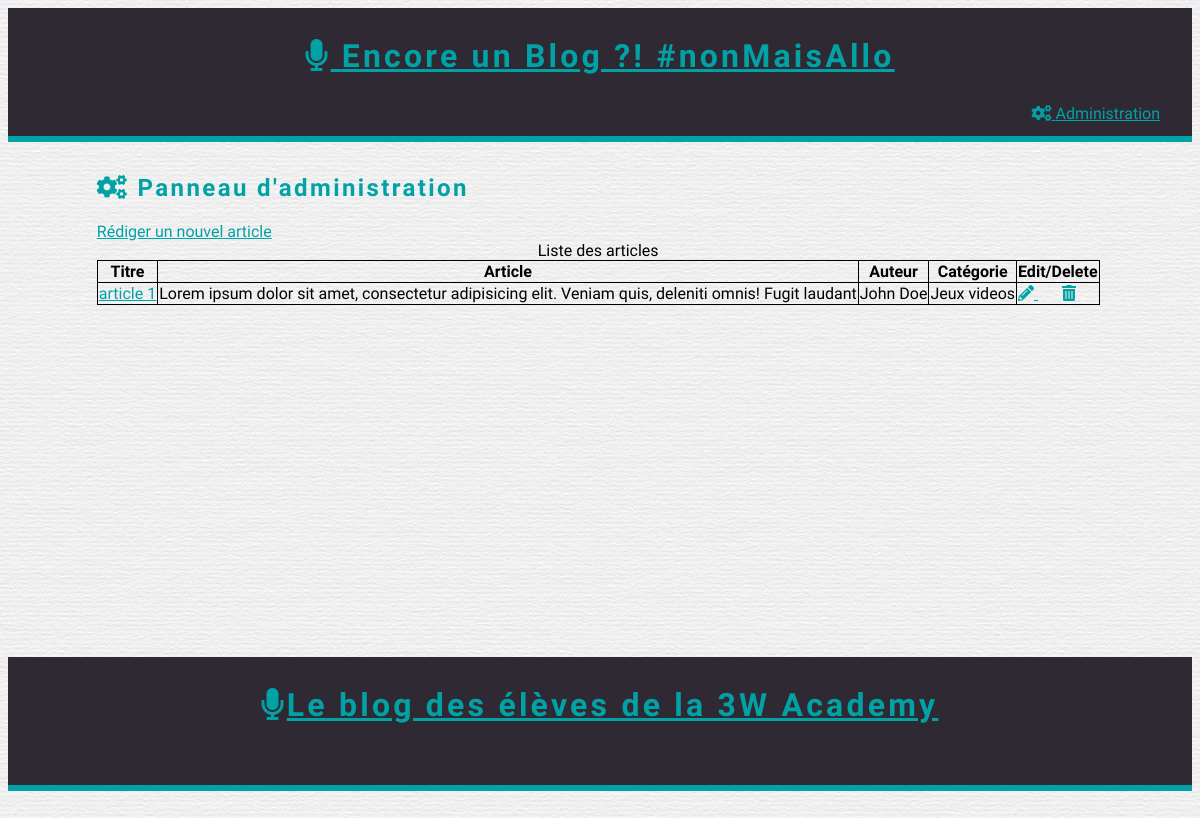
Page /public/admin.php on the earlier database version.
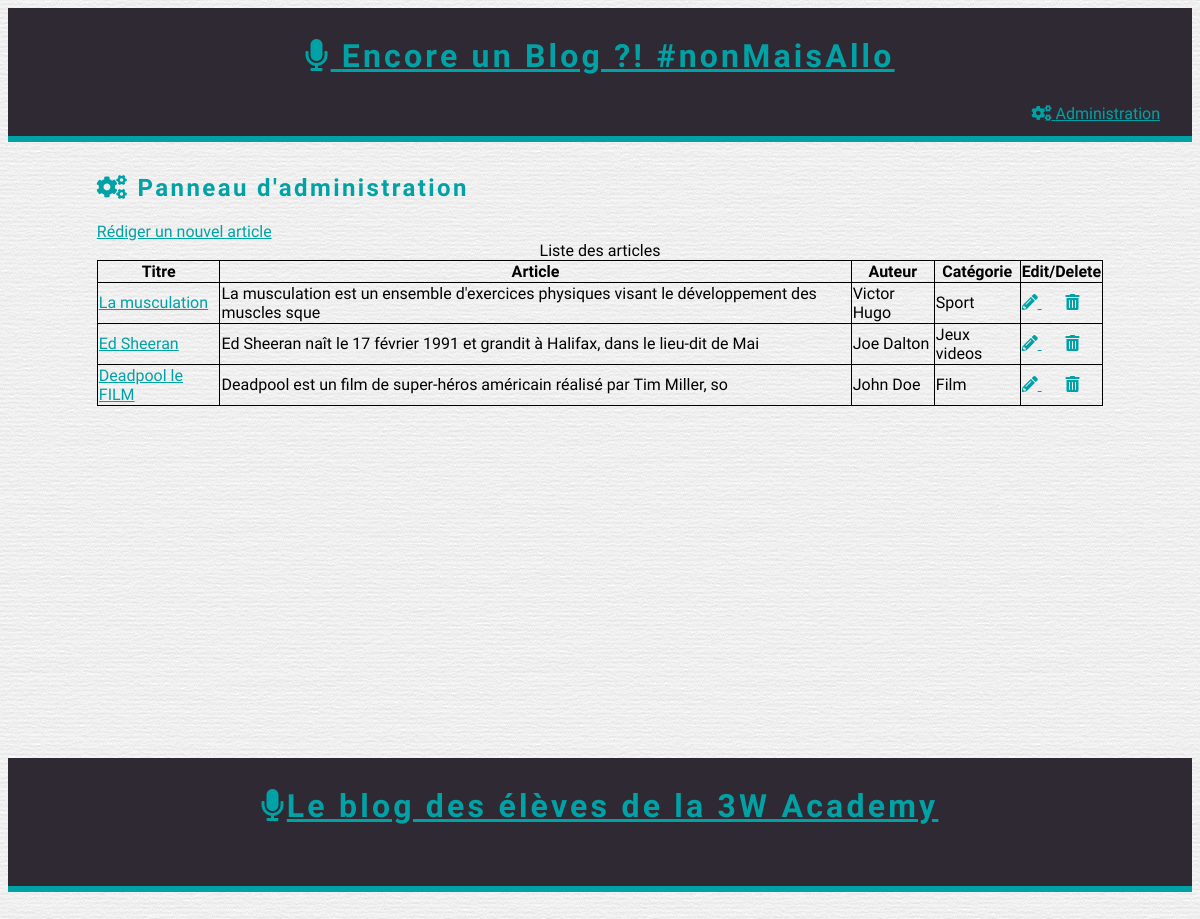
Same page on the later database version.
### tables this page shows
CREATE TABLE `article` (
  `id` int(11) NOT NULL,
  `author_id` int(11) NOT NULL,
  `created_at` datetime NOT NULL,
  `update_at` datetime NOT NULL,
  `title` varchar(255) NOT NULL,
  `content` text NOT NULL,
  `category_id` int(11) NOT NULL
);

CREATE TABLE `author` (
  `id` int(11) NOT NULL,
  `firstname` varchar(255) NOT NULL,
  `lastname` varchar(255) NOT NULL,
  `email` varchar(255) NOT NULL,
  `password` varchar(255) NOT NULL
);

CREATE TABLE `category` (
  `id` int(11) NOT NULL,
  `name` varchar(255) NOT NULL
);

### public/admin.php (called while the page is built, shortened)
<?php
include '../services/blogServices.php';
include '../views/header.phtml';
$articleList = getArticleList();
include '../views/admin.phtml';
include '../views/footer.phtml';

### services/blogServices.php (called while the page is built, shortened)
<?php
function getConnection() {
	$bdd = new PDO('mysql:host=localhost;dbname=blog;charset=utf8', 'root', '', array(PDO::ATTR_ERRMODE => PDO::ERRMODE_EXCEPTION));
	$bdd->exec('SET NAMES UTF8');
	return $bdd;
}
function getArticleList() {
	$bdd = getConnection();
	$statement = $bdd->prepare('
		SELECT article.id, author.id AS author_id, author.firstname AS author_firstname, author.lastname AS author_lastname,created_at,update_at,title,content,category.name AS category_name,category.id AS category_id
		FROM article
		JOIN author ON author.id = article.author_id
		JOIN category ON category.id = article.category_id
		');
	$statement->execute();
	$articleList = $statement->fetchAll(PDO::FETCH_ASSOC);
	return $articleList;
}

### views/admin.phtml (the view)
<h2><i class="fa fa-cogs"></i> Panneau d'administration</h2>
<nav>
    <a href="createPost.php">Rédiger un nouvel article</a>
</nav>
<table>
    <caption>Liste des articles</caption>
    <thead>
        <tr>
            <th>Titre</th>
            <th>Article</th>
            <th>Auteur</th>
            <th>Catégorie</th>
            <th>Edit/Delete</th>
        </tr>
    </thead>
    <tbody>
        <?php foreach ($articleList as $article) : ?>
             <tr>
                <td>
                    <a href="../public/oneArticle.php?id=<?= $article['id'] ?>" title="    Consulter l'article">
                        <?= $article['title'] ?>
                    </a>
                </td>
                <td>
                    <?= substr($article["content"],0,100) ?></td>
                <td>
                    <?= $article['author_firstname'] . " " . $article['author_lastname'] ?>
                </td>
                <td>
                    <?= $article['category_name'] ?>
                </td>
                <td>
                    <a class="edit" href="editArticle.php?id=<?= $article['id']; ?>"> <i class="fas fa-pencil-alt"></i>
                    </a>
                    <a class="remove" href="delete_post.php?id=<?= $article['id']; ?>"> <i class="fas fa-trash-alt"></i>
                    </a>
                </td>
            </tr>
        <?php endforeach; ?>
            </tbody>
</table>
<br><br><br><br><br><br><br><br><br><br><br><br><br><br><br><br>

### views/header.phtml (shortened to what this page needs)
<!DOCTYPE html>
<html lang="fr">
<head>
	<link rel="stylesheet" href="https://use.fontawesome.com/releases/v5.0.13/css/all.css">
	<link rel="stylesheet" type="text/css" href="../public/css/main.css">
	<link rel="stylesheet" type="text/css" href="../public/css/form.css">
</head>
<body>
    <header class="blog-header">
        <h1>
        	<a href="../public/article.php"><i class="fa fa-microphone">	</i> Encore un Blog ?! #nonMaisAllo
        	</a>
        </h1>
        <nav>
            <a href="admin.php"><i class="fa fa-cogs"></i> Administration</a>
        </nav>
    </header>
	<main class="container">

### views/footer.phtml
	</main>
	<footer class="blog-footer">
		<h1>
			<a href="../public/article.php"><i class="fa fa-microphone">	</i>Le blog des élèves de la 3W Academy
			</a>
		</h1>
	</footer>
</body>
</html>

### public/css/main.css (style rules this page uses)
a { color: #01A2A6; transition: all 0.25s; }
body { background: url('../img/index.png') repeat; font-family: 'Dosis', sans-serif; }
h1 { height: 96px; margin: 0; font-family: 'Amatic SC', cursive; line-height: 96px; text-align: center; }
h1, h2 { color: #01A2A6; letter-spacing: 0.1em; }
header, footer { height: 128px; margin-bottom: 2em; background-color: #2F2933; border-bottom: 6px solid #01A2A6; }
header nav a { float: right; margin-right: 2em; }
main { margin: 0 auto; width: 85%; }
footer { margin-bottom: 3em; margin-top: 3em; }
.edit { padding-right: 1.5rem; }
table, th , td { border : 1px solid black; border-collapse: collapse; }

Differences in the rows shown:
removed article: title "article 1", content "Lorem ipsum dolor sit amet, consectetur adipisicing elit. Veniam quis, deleniti omnis! Fugit laudant", author.firstname "John", author.lastname "Doe", category.name "Jeux videos"
added article: title "La musculation", content "La musculation est un ensemble d'exercices physiques visant le développement des muscles sque", author.firstname "Victor", author.lastname "Hugo", category.name "Sport"
added article: title "Ed Sheeran", content "Ed Sheeran naît le 17 février 1991 et grandit à Halifax, dans le lieu-dit de Mai", author.firstname "Joe", author.lastname "Dalton", category.name "Jeux videos"
added article: title "Deadpool le FILM", content "Deadpool est un film de super-héros américain réalisé par Tim Miller, so", author.firstname "John", author.lastname "Doe", category.name "Film"
